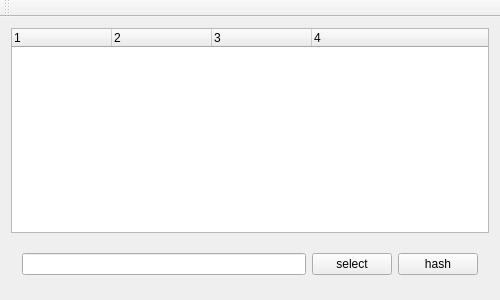
<?xml version="1.0" encoding="UTF-8"?>
<ui version="4.0">
 <class>MainWindow</class>
 <widget class="QMainWindow" name="MainWindow">
  <property name="geometry">
   <rect>
    <x>0</x>
    <y>0</y>
    <width>500</width>
    <height>300</height>
   </rect>
  </property>
  <property name="sizePolicy">
   <sizepolicy hsizetype="Expanding" vsizetype="Expanding">
    <horstretch>0</horstretch>
    <verstretch>0</verstretch>
   </sizepolicy>
  </property>
  <property name="minimumSize">
   <size>
    <width>500</width>
    <height>300</height>
   </size>
  </property>
  <property name="windowTitle">
   <string>Hash</string>
  </property>
  <widget class="QWidget" name="centralWidget">
   <property name="sizePolicy">
    <sizepolicy hsizetype="Expanding" vsizetype="Expanding">
     <horstretch>0</horstretch>
     <verstretch>0</verstretch>
    </sizepolicy>
   </property>
   <layout class="QVBoxLayout" name="verticalLayout">
    <property name="sizeConstraint">
     <enum>QLayout::SetMaximumSize</enum>
    </property>
    <item>
     <layout class="QGridLayout" name="gridLayout" rowstretch="1,0" columnstretch="0">
      <property name="sizeConstraint">
       <enum>QLayout::SetMaximumSize</enum>
      </property>
      <item row="1" column="0">
       <widget class="QWidget" name="widget_button" native="true">
        <property name="sizePolicy">
         <sizepolicy hsizetype="Expanding" vsizetype="Expanding">
          <horstretch>1</horstretch>
          <verstretch>0</verstretch>
         </sizepolicy>
        </property>
        <property name="minimumSize">
         <size>
          <width>0</width>
          <height>50</height>
         </size>
        </property>
        <layout class="QVBoxLayout" name="verticalLayout_2">
         <item>
          <layout class="QHBoxLayout" name="horizontalLayout" stretch="2,0">
           <property name="sizeConstraint">
            <enum>QLayout::SetDefaultConstraint</enum>
           </property>
           <item>
            <layout class="QHBoxLayout" name="horizontalLayout_2" stretch="2,0">
             <item>
              <widget class="QLineEdit" name="lineEdit"/>
             </item>
             <item>
              <widget class="QPushButton" name="pushButton_hashFile">
               <property name="text">
                <string>select</string>
               </property>
              </widget>
             </item>
            </layout>
           </item>
           <item>
            <widget class="QPushButton" name="pushButton_hash">
             <property name="text">
              <string>hash</string>
             </property>
            </widget>
           </item>
          </layout>
         </item>
        </layout>
       </widget>
      </item>
      <item row="0" column="0">
       <widget class="QTreeWidget" name="treeWidget_files">
        <property name="columnCount">
         <number>4</number>
        </property>
        <attribute name="headerDefaultSectionSize">
         <number>100</number>
        </attribute>
        <column>
         <property name="text">
          <string notr="true">1</string>
         </property>
        </column>
        <column>
         <property name="text">
          <string notr="true">2</string>
         </property>
        </column>
        <column>
         <property name="text">
          <string notr="true">3</string>
         </property>
        </column>
        <column>
         <property name="text">
          <string notr="true">4</string>
         </property>
        </column>
       </widget>
      </item>
     </layout>
    </item>
   </layout>
  </widget>
  <widget class="QToolBar" name="mainToolBar">
   <attribute name="toolBarArea">
    <enum>TopToolBarArea</enum>
   </attribute>
   <attribute name="toolBarBreak">
    <bool>false</bool>
   </attribute>
  </widget>
 </widget>
 <layoutdefault spacing="6" margin="11"/>
 <resources/>
 <connections/>
</ui>
